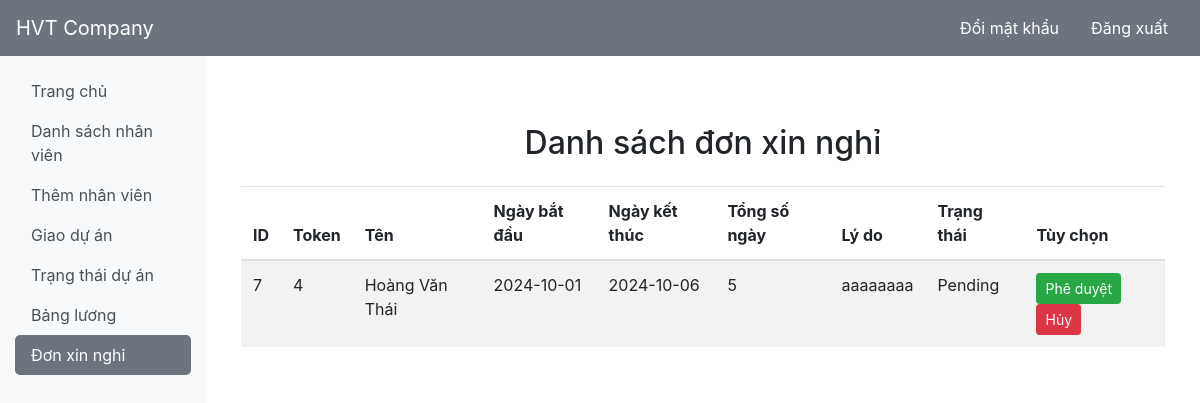
Screenshot of /empleave.php (signed in) with the database file from the repository.
### tables this page shows
CREATE TABLE `employee_leave` (
  `id` int(11) DEFAULT NULL,
  `token` int(11) NOT NULL,
  `start` date DEFAULT NULL,
  `end` date DEFAULT NULL,
  `reason` char(100) DEFAULT NULL,
  `status` char(50) DEFAULT NULL
);

CREATE TABLE `employee` (
  `id` int(11) NOT NULL,
  `firstName` varchar(100) NOT NULL,
  `lastName` varchar(100) NOT NULL,
  `email` varchar(100) NOT NULL,
  `password` text NOT NULL,
  `birthday` date NOT NULL,
  `gender` varchar(10) NOT NULL,
  `contact` varchar(20) NOT NULL,
  `nid` int(20) NOT NULL,
  `address` varchar(100) DEFAULT NULL,
  `dept` varchar(100) NOT NULL,
  `degree` varchar(100) NOT NULL,
  `pic` text NOT NULL
);

### empleave.php (the view, shortened to what this page needs)
<?php
require_once('process/dbh.php');
$sql = "SELECT employee.id, employee.firstName, employee.lastName, employee_leave.start, employee_leave.end, employee_leave.reason, employee_leave.status, employee_leave.token
        FROM employee
        JOIN employee_leave ON employee.id = employee_leave.id
        ORDER BY employee_leave.token";
$result = mysqli_query($conn, $sql);
?>
<!DOCTYPE html>
<html lang="vi">
<head>
    <link rel="stylesheet" href="https://stackpath.bootstrapcdn.com/bootstrap/4.5.2/css/bootstrap.min.css">
    <link rel="stylesheet" href="https://cdnjs.cloudflare.com/ajax/libs/font-awesome/5.15.4/css/all.min.css">
</head>
<body>
        <?php include('sidebar.php'); ?>
    <div class="container mt-5">
        <h2 class="text-center mb-4">Danh sách đơn xin nghỉ</h2>
        <table class="table table-striped">
            <thead>
                <tr>
                    <th>ID</th>
                    <th>Token</th>
                    <th>Tên</th>
                    <th>Ngày bắt đầu</th>
                    <th>Ngày kết thúc</th>
                    <th>Tổng số ngày</th>
                    <th>Lý do</th>
                    <th>Trạng thái</th>
                    <th>Tùy chọn</th>
                </tr>
            </thead>
            <tbody>
                <?php
                while ($employee = mysqli_fetch_assoc($result)) {
                    $date1 = new DateTime($employee['start']);
                    $date2 = new DateTime($employee['end']);
                    $interval = $date1->diff($date2);
                    echo "<tr>";
                    echo "<td>" . $employee['id'] . "</td>";
                    echo "<td>" . $employee['token'] . "</td>";
                    echo "<td>" . $employee['lastName'] . " " . $employee['firstName'] . "</td>";
                    echo "<td>" . $employee['start'] . "</td>";
                    echo "<td>" . $employee['end'] . "</td>";
                    echo "<td>" . $interval->days . "</td>";
                    echo "<td>" . $employee['reason'] . "</td>";
                    echo "<td>" . $employee['status'] . "</td>";
                    echo "<td>
                            <a href=\"approve.php?id={$employee['id']}&token={$employee['token']}\" class='btn btn-success btn-sm' onClick=\"return confirm('Bạn có chắc chắn muốn phê duyệt yêu cầu?')\">Phê duyệt</a>
                            <a href=\"cancel.php?id={$employee['id']}&token={$employee['token']}\" class='btn btn-danger btn-sm' onClick=\"return confirm('Bạn có chắc chắn muốn hủy yêu cầu?')\">Hủy</a>
                          </td>";
                    echo "</tr>";
                }
                ?>
            </tbody>
        </table>
    </div>
            </div>
            </div>
</body>
</html>

### rows the page displays
employee_leave: id "7", token "4", id.lastName "Hoàng Văn", id.firstName "Thái", start "2024-10-01", end "2024-10-06", start+end "5", reason "aaaaaaaa", status "Pending"
